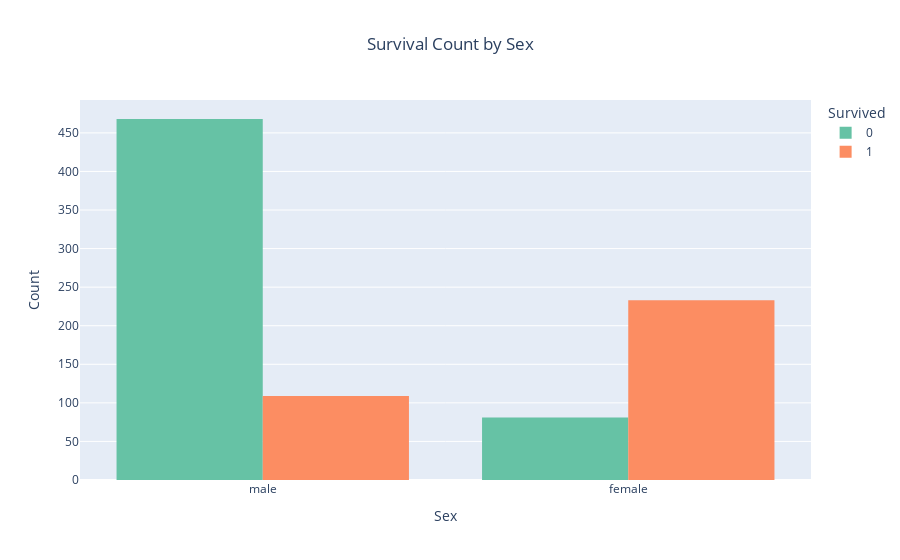

The cell this chart's notebook holds for it:
### Markdown cell above
STEP 6 : Countplot Creation using Plotly

### Code cell
fig = px.histogram(
    data,
    x='Sex',
    color='Survived',
    barmode='group',
    color_discrete_sequence=px.colors.qualitative.Set2,
    title='Survival Count by Sex'
)

fig.update_layout(
    title={'text': 'Survival Count by Sex', 'x': 0.5, 'xanchor': 'center'},
    xaxis_title='Sex',
    yaxis_title='Count',
    bargap=0.2
)
fig.show()

### Figure 1 — Plotly figure (JSON) as saved in the notebook; plotly's stock layout.template omitted (floating-point values rounded to 4 significant figures; data arrays with more than 128 entries replaced by an {"elided": "..."} marker saying what was removed)
{"data": [{"alignmentgroup": "True", "bingroup": "x", "hovertemplate": "Survived=0<br>Sex=%{x}<br>count=%{y}<extra></extra>", "legendgroup": "0", "marker": {"color": "rgb(102,194,165)", "pattern": {"shape": ""}}, "name": "0", "offsetgroup": "0", "orientation": "v", "showlegend": true, "type": "histogram", "x": {"elided": "549 str values"}, "xaxis": "x", "yaxis": "y"}, {"alignmentgroup": "True", "bingroup": "x", "hovertemplate": "Survived=1<br>Sex=%{x}<br>count=%{y}<extra></extra>", "legendgroup": "1", "marker": {"color": "rgb(252,141,98)", "pattern": {"shape": ""}}, "name": "1", "offsetgroup": "1", "orientation": "v", "showlegend": true, "type": "histogram", "x": {"elided": "342 str values"}, "xaxis": "x", "yaxis": "y"}], "layout": {"bargap": 0.2, "barmode": "group", "legend": {"title": {"text": "Survived"}, "tracegroupgap": 0}, "title": {"text": "Survival Count by Sex", "x": 0.5, "xanchor": "center"}, "xaxis": {"anchor": "y", "domain": [0, 1], "title": {"text": "Sex"}}, "yaxis": {"anchor": "x", "domain": [0, 1], "title": {"text": "Count"}}}}
